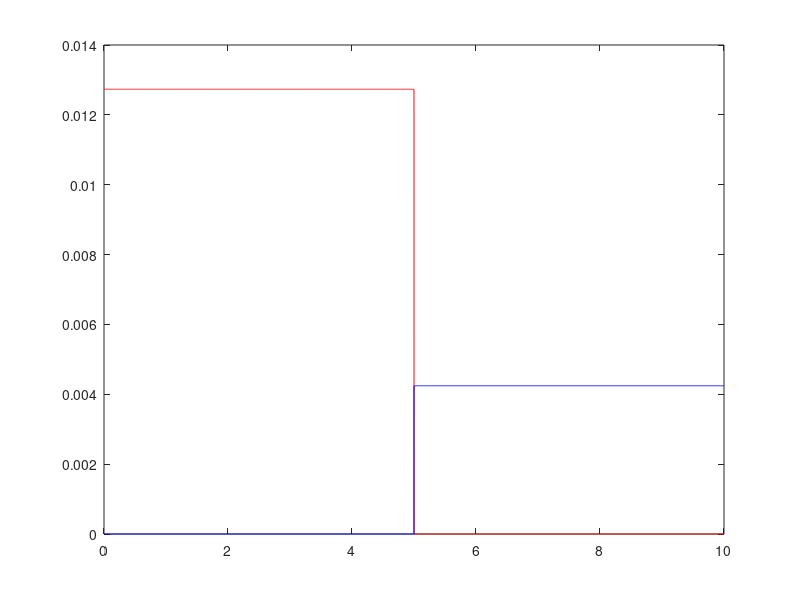

This figure's MATLAB source: (Note: this script raises an error after producing the figure.)
clear all
omega=10;
ntsteps =200; 
D = 1e-4;
dr = 1e-3;
nnodes=ceil(omega/dr);
methodd = 'implicit';
num = 1e2;
A=zeros(nnodes,1); B=zeros(nnodes,1);
KLAB=zeros(ntsteps,2); KLBA=zeros(ntsteps,2);
SDR_1=zeros(ntsteps,3); SDR_2=zeros(ntsteps,2);
SYMM=zeros(ntsteps,2); SYMMnew=zeros(ntsteps,6);
shannon=zeros(ntsteps,1); react=zeros(ntsteps,1);

r=(-dr/2+dr*(1:nnodes))';  % vector of radial distance to cell centers.
half_gap=dr;

%%%%%%%%%%
% delta IC at origin
%A(1:1)=1;  A=A/(pi*dr*dr*sum(A)); 
%B(2:end)=1; 
%%%%%%%%%%%%%%%%%%%%%

%%%%%%%%%%
% Mays-like IC
A(1:round(nnodes/2))=1;
B(round(nnodes/2)+1:end)=1; 
%%%%%%%%%%%%%%%%%%%%%

A=A/(2*pi*dr*sum(r.*A)); 
B=B/(2*pi*dr*sum(r.*B));
min(A)
min(B)
C=A-B;
pore = ones(nnodes, 1);
eps=1e-200;
dt=.01; tott=0.0;

for n=1:ntsteps
   m=0.5*(A+B);
   KLAB(n,1)=tott; KLBA(n,1)=tott;
   SDR_1(n,1)=tott; SDR_2(n,1)=tott;
   appleA=find(A>eps);
   appleB=find(B>eps);
   apple=find(A>eps & B>eps);
   Anorm=2*pi*dr*sum(r(apple).*A(apple)) 
   Bnorm=2*pi*dr*sum(r(apple).*B(apple))
%   apple=find
   KLAB(n,2) = (dr/Anorm)*sum(r(apple).*A(apple).*log(Bnorm*A(apple)./(Anorm*B(apple))));   % Assym KLD #1
   KLBA(n,2) = (dr/Bnorm)*sum(r(apple).*B(apple).*log(Anorm*B(apple)./(Bnorm*A(apple))));   % Assym KLD #2
   SYMM(n,2) = KLAB(n,2)+KLBA(n,2);                         % Symmetric KLD
   SYMMnew(n,2) = -log(dr)-dr*sum(r(appleB).*A(appleB).*log(B(appleB)));
   SYMMnew(n,3) = -log(dr)-dr*sum(r(appleA).*B(appleA).*log(A(appleA)));
   SYMMnew(n,4) = -log(dr)-dr*sum(r(A>0).*A(A>0).*log(A(A>0)));
   SYMMnew(n,5) = -log(dr)-dr*sum(r(B>0).*B(B>0).*log(B(B>0)));
   SYMMnew(n,6) = -(dr/Anorm)*sum(r(apple).*A(apple).*log(B(apple)/Bnorm)) - ...
                   (dr/Bnorm)*sum(r(apple).*B(apple).*log(A(apple)/Anorm)) + ...
                   (dr/Anorm)*sum(r(apple).*A(apple).*log(A(apple)/Anorm)) + ...
                   (dr/Bnorm)*sum(r(apple).*B(apple).*log(B(apple)/Bnorm));

   %shannon = 0.5*dx*sum(f(fgood).*log(f(fgood)./m(fgood))) + ...
   %          0.5*dx*sum(g(ggood).*log(g(ggood)./m(ggood)))

   Anorm=2*pi*dr*sum(r(appleA).*A(appleA)) 
   Bnorm=2*pi*dr*sum(r(appleB).*B(appleB))
   mnormA=2*pi*dr*sum(r(appleA).*m(appleA))
   mnormB=2*pi*dr*sum(r(appleB).*m(appleB))

   shannon(n) = 2*pi*(0.5*dr*sum(r(appleA).*A(appleA).*log(A(appleA)./m(appleA)) ) + ...
                      0.5*dr*sum(r(appleB).*B(appleB).*log(B(appleB)./m(appleB)) ) );


   %shannon(n) = 2*pi*((0.5/Anorm)*dr*sum(r(appleA).*A(appleA).*log((mnormA/Anorm)*A(appleA)./m(appleA))) + ...
   %             (0.5/Bnorm)*dr*sum(r(appleB).*B(appleB).*log((mnormB/Bnorm)*B(appleB)./m(appleB))) );
   
   
   % SDR_1 is int(grad C)D grad(c)
   % SDR_2 is int c^2  (later taking -0.5 d(SDR_2)/dt)

 %  SDR_1(n,2) = (D/dr)*(r.*diff(A-B))'*diff(A-B);
 %  SDR_1(n,3) = (D/dr)*(r.*diff(A))'*diff(B);
 %  SDR_2(n,2) = dx*sum((A-B).^2);
   %SDR_2(n,2) = dr*sum(r.*(A-B).^2);
   %SDR_2(n,2) = 2*pi*dr*sum(r.*A.^2);
   SDR_2(n,2) = 2*pi*dr*sum(r.*(A-B).^2);
   

   figure(1)
   plot(r,A,'r'); hold on 
   plot(r,B,'b');
   %plot(rad,C,'k--');
   %plot(r,exp(r.^2/(-4*D*tott))./(4*pi*D*tott), 'k' )
 %  axis([0 omega 0 1.5])
   hold off
   drawnow
%pause
% Analytic solutions
%    x1=omega/2 - dx*half_gap;
%    x2=omega/2 + dx*half_gap;
%    A=exp((dx*(1:nnodes)'-x1).^2/(-4*D*tott))/sqrt(4*pi*D*tott);
%    B=exp((dx*(1:nnodes)'-x2).^2/(-4*D*tott))/sqrt(4*pi*D*tott);
%    A=A/(dx*sum(A)); B=B/(dx*sum(B));
%    C=A-B;
% Numerical solutions
   
   [A] = diff_1d_radial_spdiags(pore,A,D,dt,dr,methodd);
   [B] = diff_1d_radial_spdiags(pore,B,D,dt,dr,methodd);
   [C] = diff_1d_radial_spdiags(pore,C,D,dt,dr,methodd);

   massA=(2*pi*dr*sum(r.*A))
   massB=(2*pi*dr*sum(r.*B))

   tott=tott+dt  
   dt=1.1*dt;

    %pause
end
hold off

shannon=min(log(2),shannon);
SYMM(:,1)=KLAB(:,1);  SYMMnew(:,1)=KLAB(:,1); time=SYMM(:,1);
factor=2;  % factor of 1 means scale SKLD down: 8 means scale JS up.
mixtime=((dr*2*half_gap)^2)/(8*2*D/factor)
SDR_2(1:end-1,1)=0.5*(SDR_2(1:end-1,1)+SDR_2(2:end,1)); 
SDR_2(1:end-1,2)=-0.5*(diff(SDR_2(:,2))./diff(SDR_2(:,1)) );
SDR_2(end,:)=[];

figure(2)
loglog(time,(factor/8)*(SYMMnew(:,2)+SYMMnew(:,3)),'r-'); hold on
axis([1e-3 1e4 1e-6 tott])
plot(time,(factor/8)*(SYMMnew(:,4)+SYMMnew(:,5)),'b-');
plot(time,(factor/8)*SYMMnew(:,6),'ko');
plot(time,factor*shannon,'g+')
%plot(time,mixtime./SYMMnew(:,1),'k--')
plot(SDR_2(:,1),SDR_2(:,2),'pentagram')
plot(SDR_1(:,1),(2/sqrt(128*pi*D))*SDR_1(:,1).^-1.5,'b-.')
legend('Cross','Self','SKLD/4','2*JS','Eq. (21)','SDR')
hold off

figure(22)
%loglog(SYMMnew(:,1),(factor/8)*(SYMMnew(:,2)+SYMMnew(:,3)),'r-'); hold on
%plot(SYMMnew(:,1),(factor/8)*(SYMMnew(:,4)+SYMMnew(:,5)),'b-');
loglog(SYMMnew(:,1),(factor/8)*SYMMnew(:,6),'ko');
hold on
plot(time,factor*shannon,'g+')
%plot(time,mixtime./time,'k--')
plot(time,SDR_1(:,2),'bd')
plot(SDR_1(:,1),SDR_1(:,3),'rd')
plot(SDR_2(:,1),SDR_2(:,2),'pentagram')
plot(SDR_1(:,1),(2/sqrt(128*pi*D))*SDR_1(:,1).^-1.5,'b-.')
axis([1e-3 1e5 1e-6 tott])
legend('SKLD/4','2*JS','Eq. (21)','SDR')
hold off


figure(5)
dtimes=0.5*(SDR_1(1:end-1,1)+SDR_1(2:end,1));
loglog(SDR_2(:,1),SDR_2(:,2),'-o'); hold on
axis([1e-3 1e5 1e-6 tott])
plot(SDR_1(:,1),SDR_1(:,2),'bd'); 
%loglog(dtimes,1*dtimes.^-1.5,'k--')
plot(dtimes,(1/sqrt(128*pi*D))*dtimes.^-1.5,'k--')
plot(dtimes,-diff(KLAB(:,2))./diff(KLAB(:,1)),'-+');
legend('SDR-2','SDR-1','t^-3/2','SKLD')
hold off
%loglog(SDR_2(:,1),SDR_2(:,2))


mix_JS=(1/(1-exp(-factor*log(2))))*(exp(-factor*shannon) - exp(-factor*log(2)));

figure(6)
semilogx(time,exp(-(factor/8)*SYMMnew(:,6)),'ok')
hold on
plot(time, mix_JS, 'r+')
plot(time,exp(-mixtime./time),'k--')
axis([1e-3 1e4 0 1])
xlabel('Time'); ylabel('Mixing Index M(t) (dimensionless)')
legend('F-D reflecting (SKLD)','F-D reflecting (JS)','Analytic infinite domain','Location','NW')
hold off

dmixdt=diff(exp(-(factor/8)*SYMMnew(:,6)))./diff(SYMMnew(:,1));
dmixdt_S=diff(mix_JS)./diff(SYMMnew(:,1));
ave_t = 0.5*(SYMMnew(1:(end-1),1)+SYMMnew(2:end,1))
dSDRdt=diff(exp(-SDR_1(:,2)))./diff(SDR_1(:,1));

figure(7)
%plot(ave_t/(separation^2/(16*D)),dmixdt,'ko',ave_t/(separation^2/(16*D)),dmixdt_S,'r+')
plot(ave_t,dmixdt,'ko',ave_t,dmixdt_S,'r+')
hold on
plot(SYMMnew(:,1),(mixtime*time.^-2).*exp(-mixtime./time),'k--')
%plot(ave_t/(separation^2/(16*D)),dSDRdt,'bd')
xlabel('Time'); ylabel('Mixing Rate dM(t)/dt (1/T)')
legend('F-D reflecting (SKLD)','F-D reflecting (JS)','Analytic SKLD infinite domain','d(SDR)/dt','Location','NE')
axis([0 1e2 0 5e-2])
hold off

figure(8)
loglog(ave_t,dmixdt,'co',ave_t,dmixdt_S,'k-')
hold on
plot(SDR_2(:,1),SDR_2(:,2),'pentagram')

%loglog(time,(mixtime*time.^-2).*exp(-mixtime./time),'k--')
%plot(ave_t/(separation^2/(16*D)),dSDRdt/mixtime,'bd')
xlabel('Time'); ylabel('Mixing Rate dM(t)/dt (1/T)')
legend('F-D reflecting (SKLD)','F-D reflecting (JS)','SDR','d(SDR)/dt','Location','NE')
axis([1e-3 1e6 1e-9 1e0])
%axis([0 2e2 0 2e-3])
hold off